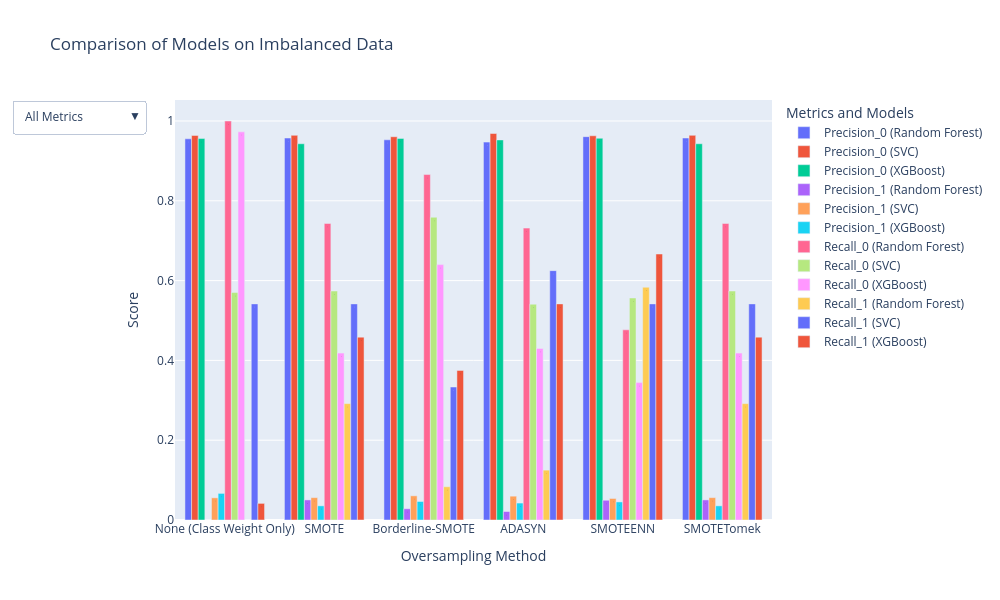

Notebook cell for this chart:
### Code cell
plot_comparison_results(results_rfc, results_svc, results_xgb)

### Figure 1 — Plotly figure (JSON) as saved in the notebook; plotly's stock layout.template omitted (floating-point values rounded to 4 significant figures)
{"data": [{"name": "Precision_0 (Random Forest)", "text": ["0.96", "0.96", "0.95", "0.95", "0.96", "0.96"], "textposition": "auto", "type": "bar", "x": ["None (Class Weight Only)", "SMOTE", "Borderline-SMOTE", "ADASYN", "SMOTEENN", "SMOTETomek"], "y": [0.9554, 0.9574, 0.9529, 0.9471, 0.9608, 0.9574]}, {"name": "Precision_0 (SVC)", "text": ["0.96", "0.96", "0.96", "0.97", "0.96", "0.96"], "textposition": "auto", "type": "bar", "x": ["None (Class Weight Only)", "SMOTE", "Borderline-SMOTE", "ADASYN", "SMOTEENN", "SMOTETomek"], "y": [0.9638, 0.9641, 0.9606, 0.9686, 0.963, 0.9641]}, {"name": "Precision_0 (XGBoost)", "text": ["0.96", "0.94", "0.96", "0.95", "0.96", "0.94"], "textposition": "auto", "type": "bar", "x": ["None (Class Weight Only)", "SMOTE", "Borderline-SMOTE", "ADASYN", "SMOTEENN", "SMOTETomek"], "y": [0.956, 0.943, 0.9564, 0.9526, 0.9568, 0.943]}, {"name": "Precision_1 (Random Forest)", "text": ["0.00", "0.05", "0.03", "0.02", "0.05", "0.05"], "textposition": "auto", "type": "bar", "x": ["None (Class Weight Only)", "SMOTE", "Borderline-SMOTE", "ADASYN", "SMOTEENN", "SMOTETomek"], "y": [0, 0.05036, 0.02817, 0.02128, 0.04947, 0.05036]}, {"name": "Precision_1 (SVC)", "text": ["0.06", "0.06", "0.06", "0.06", "0.05", "0.06"], "textposition": "auto", "type": "bar", "x": ["None (Class Weight Only)", "SMOTE", "Borderline-SMOTE", "ADASYN", "SMOTEENN", "SMOTETomek"], "y": [0.05556, 0.05603, 0.06061, 0.05976, 0.05394, 0.05603]}, {"name": "Precision_1 (XGBoost)", "text": ["0.07", "0.04", "0.05", "0.04", "0.05", "0.04"], "textposition": "auto", "type": "bar", "x": ["None (Class Weight Only)", "SMOTE", "Borderline-SMOTE", "ADASYN", "SMOTEENN", "SMOTETomek"], "y": [0.06667, 0.03548, 0.04639, 0.04248, 0.04533, 0.03548]}, {"name": "Recall_0 (Random Forest)", "text": ["1.00", "0.74", "0.87", "0.73", "0.48", "0.74"], "textposition": "auto", "type": "bar", "x": ["None (Class Weight Only)", "SMOTE", "Borderline-SMOTE", "ADASYN", "SMOTEENN", "SMOTETomek"], "y": [1, 0.7432, 0.8658, 0.7315, 0.4767, 0.7432]}, {"name": "Recall_0 (SVC)", "text": ["0.57", "0.57", "0.76", "0.54", "0.56", "0.57"], "textposition": "auto", "type": "bar", "x": ["None (Class Weight Only)", "SMOTE", "Borderline-SMOTE", "ADASYN", "SMOTEENN", "SMOTETomek"], "y": [0.57, 0.5739, 0.7588, 0.5409, 0.5564, 0.5739]}, {"name": "Recall_0 (XGBoost)", "text": ["0.97", "0.42", "0.64", "0.43", "0.34", "0.42"], "textposition": "auto", "type": "bar", "x": ["None (Class Weight Only)", "SMOTE", "Borderline-SMOTE", "ADASYN", "SMOTEENN", "SMOTETomek"], "y": [0.9728, 0.4183, 0.6401, 0.43, 0.3444, 0.4183]}, {"name": "Recall_1 (Random Forest)", "text": ["0.00", "0.29", "0.08", "0.12", "0.58", "0.29"], "textposition": "auto", "type": "bar", "x": ["None (Class Weight Only)", "SMOTE", "Borderline-SMOTE", "ADASYN", "SMOTEENN", "SMOTETomek"], "y": [0, 0.2917, 0.08333, 0.125, 0.5833, 0.2917]}, {"name": "Recall_1 (SVC)", "text": ["0.54", "0.54", "0.33", "0.62", "0.54", "0.54"], "textposition": "auto", "type": "bar", "x": ["None (Class Weight Only)", "SMOTE", "Borderline-SMOTE", "ADASYN", "SMOTEENN", "SMOTETomek"], "y": [0.5417, 0.5417, 0.3333, 0.625, 0.5417, 0.5417]}, {"name": "Recall_1 (XGBoost)", "text": ["0.04", "0.46", "0.38", "0.54", "0.67", "0.46"], "textposition": "auto", "type": "bar", "x": ["None (Class Weight Only)", "SMOTE", "Borderline-SMOTE", "ADASYN", "SMOTEENN", "SMOTETomek"], "y": [0.04167, 0.4583, 0.375, 0.5417, 0.6667, 0.4583]}], "layout": {"barmode": "group", "height": 600, "legend": {"title": {"text": "Metrics and Models"}}, "title": {"text": "Comparison of Models on Imbalanced Data"}, "updatemenus": [{"buttons": [{"args": [{"visible": [true, true, true, true, true, true, true, true, true, true, true, true]}, {"title": "All Metrics"}], "label": "All Metrics", "method": "update"}, {"args": [{"visible": [true, false, false, false, true, false, false, false, true, false, false, false]}, {"title": "Precision Class 0"}], "label": "Precision Class 0", "method": "update"}, {"args": [{"visible": [false, true, false, false, false, true, false, false, false, true, false, false]}, {"title": "Precision Class 1"}], "label": "Precision Class 1", "method": "update"}, {"args": [{"visible": [false, false, true, false, false, false, true, false, false, false, true, false]}, {"title": "Recall Class 0"}], "label": "Recall Class 0", "method": "update"}, {"args": [{"visible": [false, false, false, true, false, false, false, true, false, false, false, true]}, {"title": "Recall Class 1"}], "label": "Recall Class 1", "method": "update"}], "direction": "down", "showactive": true}], "width": 1000, "xaxis": {"title": {"text": "Oversampling Method"}}, "yaxis": {"title": {"text": "Score"}}}}
